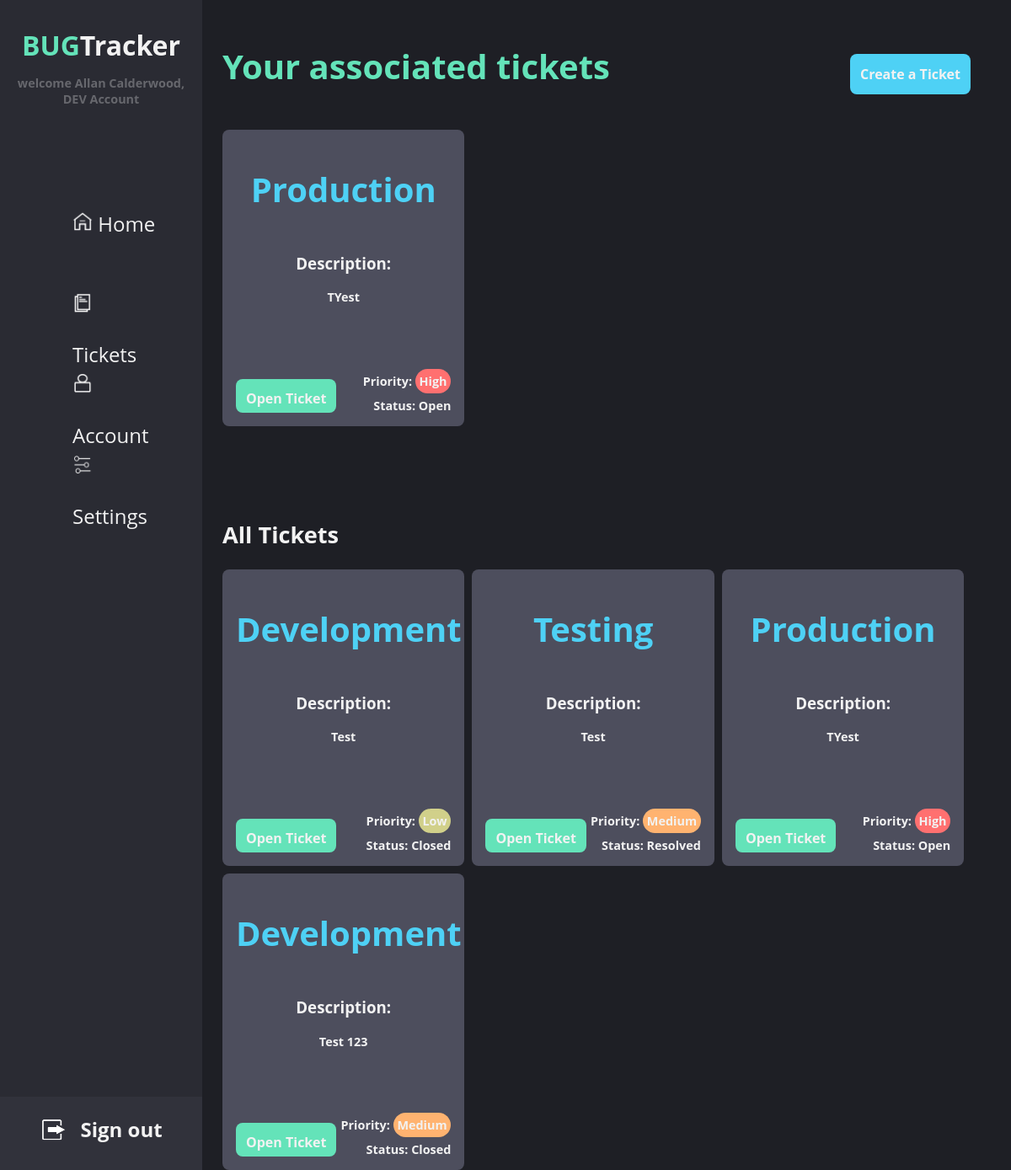
The page /tickets/tickets/ (signed in) on the database as committed earlier.
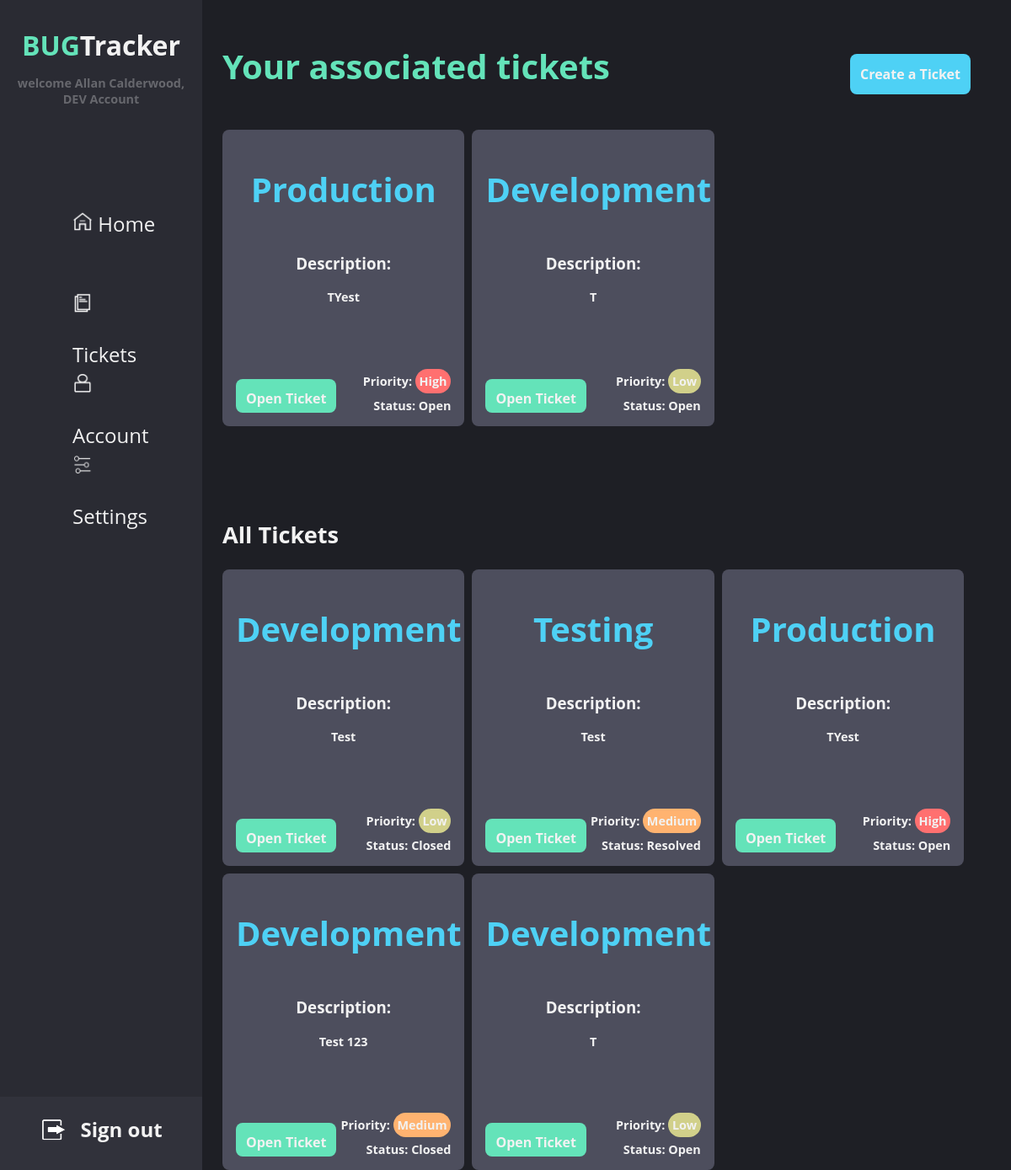
The same page on the database as committed later.
### tickets/models.py (models this page shows)
class Ticket(models.Model):
    LOW = 'Low'
    MED = 'Medium'
    HIG = 'High'
    PRIORITY = [
        (LOW, 'Low'),
        (MED, 'Medium'),
        (HIG, 'High'),
    ]
    OPN = 'Open'
    RES = 'Resolved'
    CLS = 'Closed'
    STATUS = [
        (OPN, 'Open'),
        (RES, 'Resolved'),
        (CLS, 'Closed'),
    ]
    DEV = 'Development'
    TEST = 'Testing'
    PRO = 'Production'
    STAGE = [
        (DEV, 'Development'),
        (TEST, 'Testing'),
        (PRO, 'Production'),
    ]
    creatorID = models.ForeignKey(
        settings.AUTH_USER_MODEL,
        on_delete=models.CASCADE,
        related_name='+'
    )
    devID = models.ForeignKey(
        settings.AUTH_USER_MODEL,
        on_delete=models.CASCADE,
        related_name='+'
    )
    description = models.TextField(max_length=1000)
    priority = models.CharField(
        max_length=7,
        choices=PRIORITY
    )
    time = models.DateTimeField(auto_now=False, auto_now_add=True)
    status = models.CharField(
        max_length=8,
        choices=STATUS,
        default='Open',
    )
    stage = models.CharField(
        max_length=11,
        choices=STAGE,
        default='Development',
    )

### tickets/views.py (the view)
# urls.py: path('tickets/', include('tickets.urls')),
@login_required
def tickets(request):
    role = request.user.role.title
    if (role=="TST"):
        tickets = Ticket.objects.filter(Q(status='Resolved') | Q(status='Closed'))
    else:
        ticketsUnfiltered = Ticket.objects.filter(Q(creatorID=request.user.id) | Q(devID=request.user.id))
        tickets = ticketsUnfiltered.filter(status="Open")
    ticketsAll = Ticket.objects.all()
    for ticket in tickets:
        if (len(ticket.description) > 40):
            ticket.description=ticket.description[:40]+"..."
    for ticket in ticketsAll:
        if (len(ticket.description) > 40):
            ticket.description=ticket.description[:40]+"..."
    return render(request, 'tickets/tickets.html', {'title': 'Tickets', 'tickets': tickets,'ticketsAll': ticketsAll,'role':role})

### tickets/templates/tickets/tickets.html (shortened to what this page needs)
{% extends "base_home.html" %}
{% block content %}
<div class="ticket-container">
    {% if role == "TST" %}
    <h1>Resolved and closed tickets</h1>
    {% elif role == "DEV" %}
    <h1>Your associated tickets</h1>
    {% else %}
    <h1>Your created tickets</h1>
    {% endif %}
    {% for ticket in tickets %}
        <div class="ticket">
            <h1>{{ticket.stage}}</h1>
            <h3>Description:<h3>
            <p>{{ticket.description}}</p>
            <h2 class="status">Status: {{ticket.status}}</h2>
            <h2 class="priority">Priority: <span class="{{ticket.priority}}">{{ticket.priority}}</span></h2>
            <a href="../details/{{ticket.id}}" class="btn">Open Ticket</a>
        </div>
    {% endfor %}
    <a id="create" href="../create" class="btn">Create a Ticket</a>
</div>
<br><br><br><br><br><br><br><br><br><br><br><br><br><br><br><br><br><br><br><br>
<div class="ticket-container">
  {% if user.role.title == 'DEV' %}
  <h2 id="noTicket">All Tickets</h2>
  {% for ticket in ticketsAll %}
    <div class="ticket">
        <h1>{{ticket.stage}}</h1>
        <h3>Description:<h3>
        <p>{{ticket.description}}</p>
        <h2 class="status">Status: {{ticket.status}}</h2>
        <h2 class="priority">Priority: <span class="{{ticket.priority}}">{{ticket.priority}}</span></h2>
        <a href="../details/{{ticket.id}}" class="btn">Open Ticket</a>
    </div>
  {% endfor %}
  {% endif %}
</div>
{% endblock %}

Rows that differ between the two databases and show on the page:
added Ticket: stage "Development", description "T", status "Open", priority "Low"
